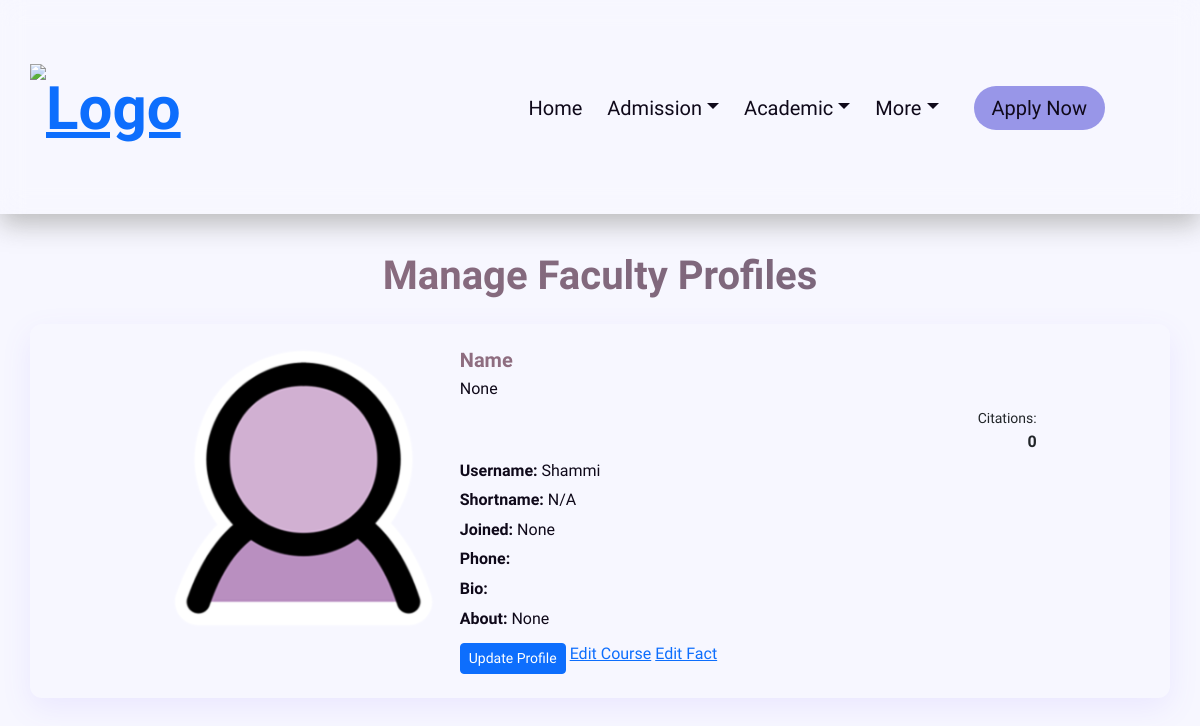
/update/ (signed in), run on the app's committed database.
### faculty/models.py (models this page shows, shortened)
class Faculty(models.Model):
    DESIGNATION_CHOICES = [
        ('Professor', 'Professor'),
        ('Associate Professor', 'Associate Professor'),
        ('Assistant Professor', 'Assistant Professor'),
        ('Lecturer', 'Lecturer'),
        ('Teaching Assistant', 'Teaching Assistant'),
    ]
    user = models.OneToOneField(User, on_delete=models.CASCADE)
    name = models.CharField(max_length=50, default="Name")
    shortname = models.CharField(max_length=5, default='N/A')
    designation = models.CharField(max_length=20, choices=DESIGNATION_CHOICES, null=True)
    phone = models.CharField(max_length=11)
    bio = models.TextField(max_length=200)
    about = RichTextField(blank=True, null=True)
    profile_pic = models.ImageField(upload_to='faculty_photos/', default='defaults/faculty.png', null=True, blank=True)
    joining_date = models.DateField(null=True)
    google_scholar_url = models.URLField(max_length=255, blank=True, null=True)
    researchgate_url = models.URLField(max_length=255, blank=True, null=True)
    orcid_url = models.URLField(max_length=255, blank=True, null=True)
    scopus_url = models.URLField(max_length=255, blank=True, null=True)
    linkedin_url = models.URLField(max_length=255, blank=True, null=True)
    citation = models.PositiveIntegerField(default=0, blank=True, null=True)
    sl = models.PositiveIntegerField(validators=[MinValueValidator(1)])
    routine = models.FileField(upload_to='faculty_routines/', null=True, blank=True)
    objects = models.Manager()
    custom = FacultyManager()

### faculty/views.py (the view)
# urls.py: path('update/', views.update_view, name='update'),
@login_required
def update_view(request):
    try:
        faculty = Faculty.objects.get(user=request.user)
        return render(request, 'faculty/update.html', {
            'facultys': [faculty]
        })
    except Faculty.DoesNotExist:
        messages.error(request, "No faculty profile found for your account")
        return redirect('login')

### templates/faculty/update.html (shortened to what this page needs)
{% extends "base.html" %}
{% load static %}
{% block head %}
    <link rel="stylesheet" href="{% static 'css/faculty.css' %}">
    <link rel="stylesheet" href="{% static 'css/global.css' %}">
{% endblock %}
{% block content %}
<div class="container mt-4">
    <h1 class="gradient-text-global text-center mb-4">Manage Faculty Profiles</h1>
    <div class="row g-4 justify-content-center">
        {% for i in facultys %}
        <div class="faculty-card p-4 mb-5">
          <div class="row g-3 align-items-start">
            <div class="col-md-4 text-center">
              {% if i.profile_pic %}
                <img src="{{ i.profile_pic.url }}" alt="{{ i.name }}" class="img-fluid rounded cover-img" />
              {% else %}
                <img src="{% static 'images/default_profile.png' %}" alt="No Image" class="img-fluid rounded cover-img" />
              {% endif %}
            </div>
            <div class="col-md-8">
              <h5 class="mb-1 gradient-text-global">{{ i.name }}</h5>
              <p class="mb-1">{{ i.designation }}</p>
              <div class="text-end mb-1">
                <small>Citations:</small><br>
                <strong>{{ i.citation }}</strong>
              </div>
                <p class="mb-1"><strong>Username:</strong> {{ i.user.username }}</p>
                <p class="mb-1"><strong>Shortname:</strong> {{ i.shortname }}</p>
                <p class="mb-1"><strong>Joined:</strong> {{ i.joining_date }}</p>
                <p class="mb-1"><strong>Phone:</strong> {{ i.phone }}</p>
                <p class="mb-1"><strong>Bio:</strong> {{ i.bio|truncatewords:20 }}</p>
                <p class="mb-1"><strong>About:</strong> {{ i.about|safe }}</p>
              <a href="{% url 'update-faculty' i.id %}" class="btn btn-primary btn-sm mt-2">Update Profile</a>
                <a href="{% url 'edit-course' %}">Edit Course</a>
                <a href="{% url 'edit-fact' %}">Edit Fact</a>
            </div>
          </div>
        </div>
        {% endfor %}
    </div>
</div>
{% endblock %}

### static/css/faculty.css (style rules this page uses)
.faculty-card { width: 100%; max-width: 280px; height: auto; display:flex; flex-direction: column; justify-content: center; align-items: center; padding: 15px; margin: 10px; border-radius: 12px; background: rgba(255, 255, 255, 0.1); backdrop-filter: blur(15px); box-shadow: 0px 10px 30px rgba(130, 100, 255, 0.1); transition: transform 0.4s ease, box-shadow 0.4s ease; }
.row { display: flex; flex-wrap: wrap; justify-content: center; }

### static/css/global.css (style rules this page uses)
body { font-family: 'Lexend', sans-serif; background-size: 400% 400%; margin: 0; }
.gradient-text-global { background: linear-gradient(108.4deg, rgb(142, 109, 128) 6.9%, rgb(90, 90, 115) 86.5%); background-clip: text; font-weight: bold; -webkit-background-clip: text; -webkit-text-fill-color: transparent; animation: gradientMove 10s ease infinite; background-size: 200% 200%; }

### static/css/base.css (style rules this page uses)
:root { --primary-color: #9896e8; --bg-color: #f7f7ff; --bg-shade: rgba(0, 0, 0, 0.03); --txt-color: #0f091a; --shadow-color: rgba(170, 170, 170, 0.78); --secondary-color: rgba(181, 181, 238, 0.39); transition: background-color 0.3s ease-in-out, color 0.3s ease-in-out, border-color 0.3s ease-in-out; }
* { box-sizing: border-box; margin: 0; padding: 0; font-family: 'Lexend', sans-serif; transition: background-color 0.3s ease-in-out, color 0.3s ease-in-out, border-color 0.3s ease-in-out, box-shadow 0.3s ease-in-out; }
body { background-color: var(--bg-color); --header-color: var(--primary-color); }
p { font-size: 16px; line-height: 1.6; color: var(--txt-color); }

### data on the page
Faculty: profile_pic (picture), name "Name", designation "None", citation "0", user.username "Shammi", shortname "N/A", joining_date "None", about "None"
